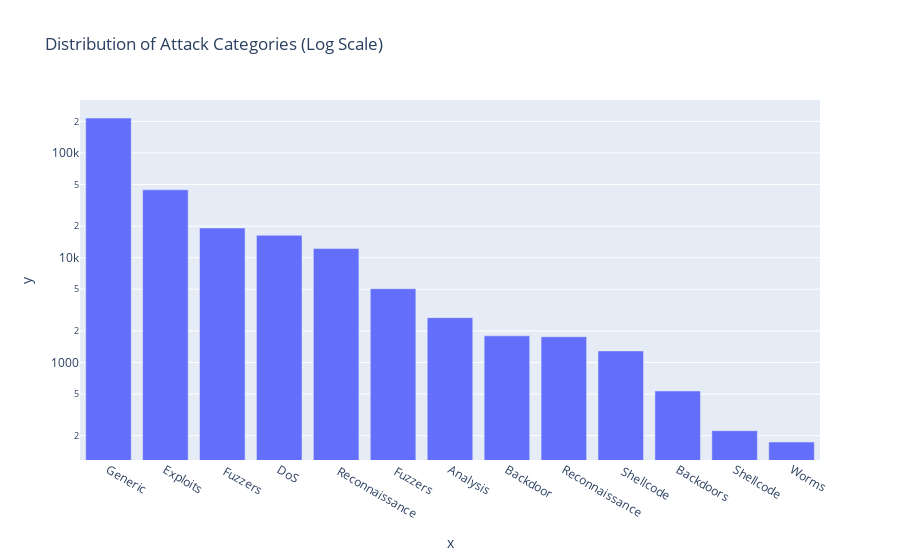

Source (notebook cell):
### Code cell
# Plotly visualization of the 'attack_cat' column
proto_counts = df['attack_cat'].value_counts()
fig = px.bar(x=proto_counts.index, y=proto_counts.values, title='Distribution of Attack Categories (Log Scale)', log_y = True)
fig.show()

### Figure 1 — Plotly figure (JSON) as saved in the notebook; plotly's stock layout.template omitted (floating-point values rounded to 4 significant figures)
{"data": [{"hovertemplate": "x=%{x}<br>y=%{y}<extra></extra>", "legendgroup": "", "marker": {"color": "#636efa", "pattern": {"shape": ""}}, "name": "", "orientation": "v", "showlegend": false, "textposition": "auto", "type": "bar", "x": ["Generic", "Exploits", " Fuzzers ", "DoS", " Reconnaissance ", " Fuzzers", "Analysis", "Backdoor", "Reconnaissance", " Shellcode ", "Backdoors", "Shellcode", "Worms"], "xaxis": "x", "y": [215481, 44525, 19195, 16353, 12228, 5051, 2677, 1795, 1759, 1288, 534, 223, 174], "yaxis": "y"}], "layout": {"barmode": "relative", "legend": {"tracegroupgap": 0}, "title": {"text": "Distribution of Attack Categories (Log Scale)"}, "xaxis": {"anchor": "y", "domain": [0, 1], "title": {"text": "x"}}, "yaxis": {"anchor": "x", "domain": [0, 1], "title": {"text": "y"}, "type": "log"}}}
